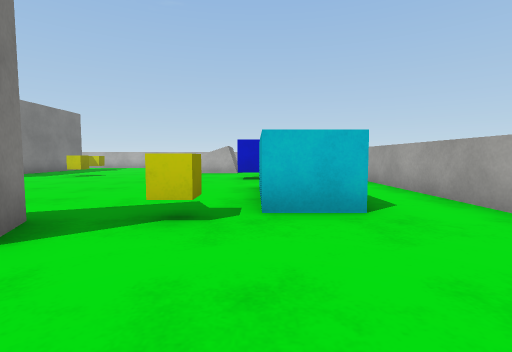
View 1 (above)

18 first-person views from a walk through a scene from a Unity 3-D project. The camera is 0.72 m above the floor, tilts 4° down and sees 85° across. The floor is counted in squares, 1 m on a side. Each view is taken from the middle of a square. On the plan, view 1 faces up. The plan holds only what a view shows up to about 10 squares ahead; the rest is blank. The player character is not drawn. Surface patterns are stand-ins for the level's own textures.

View 2
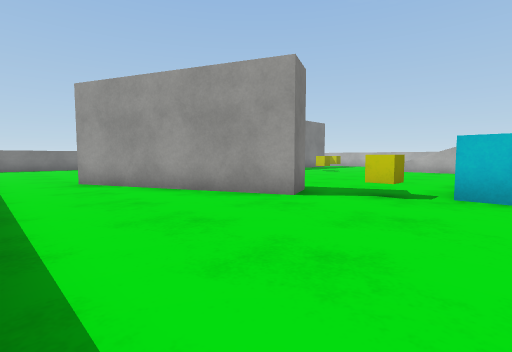

View 3
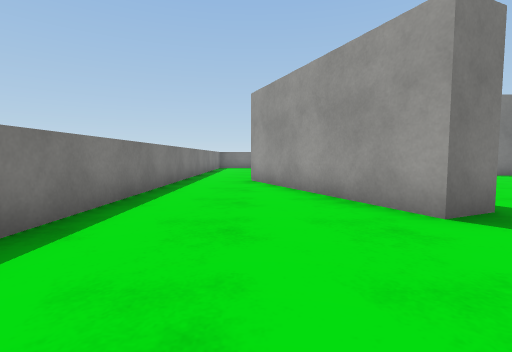

View 4
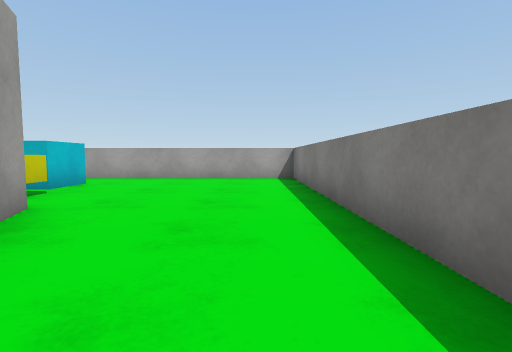

View 5
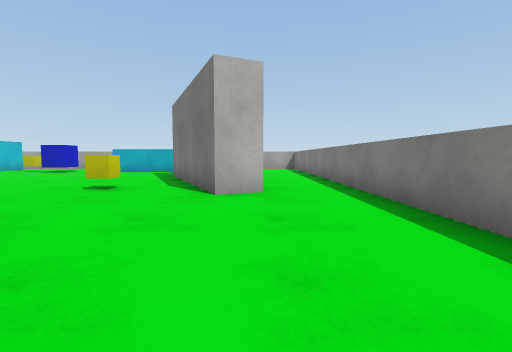

View 6
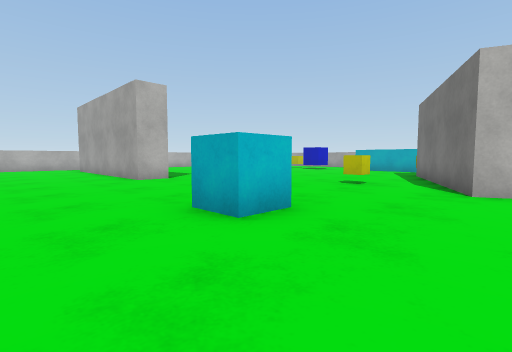

View 7
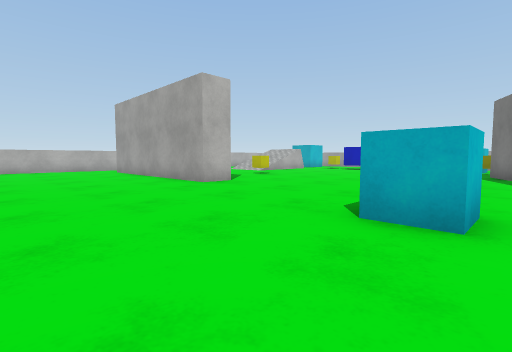

View 8
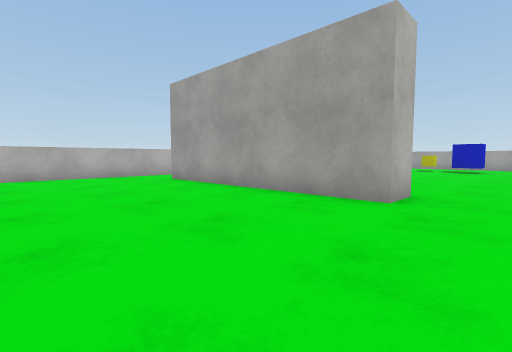

View 9
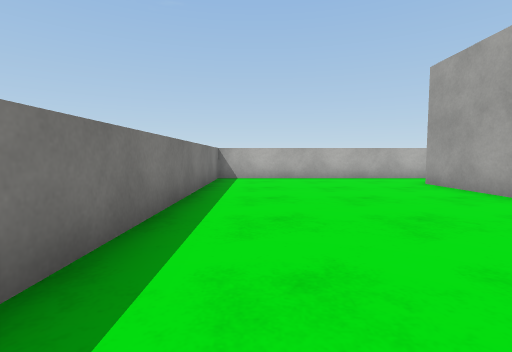

View 10
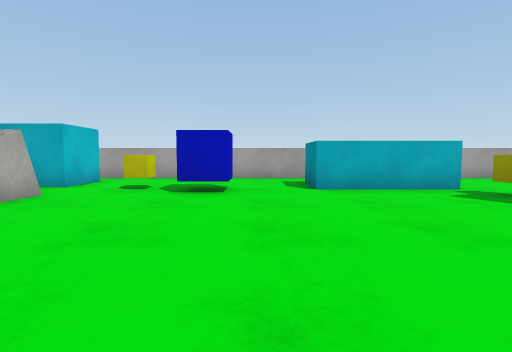

View 11
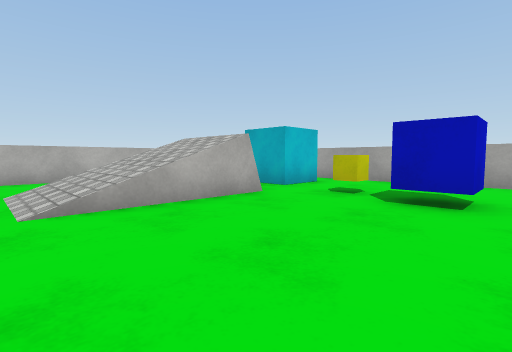

View 12
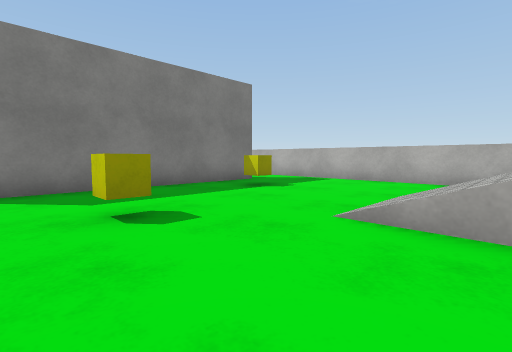

View 13
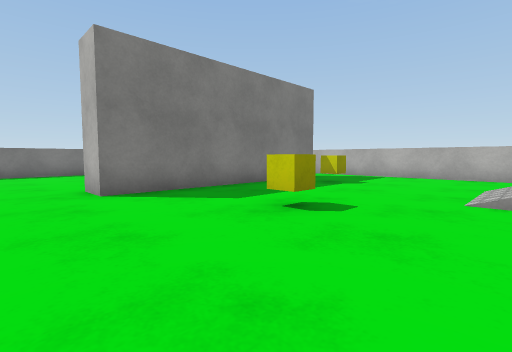

View 14
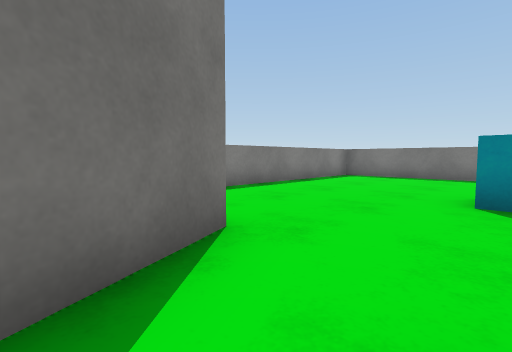

View 15
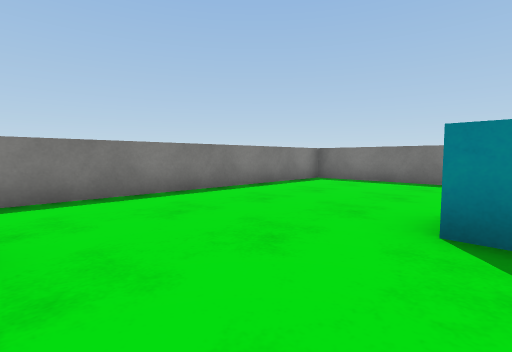

View 16
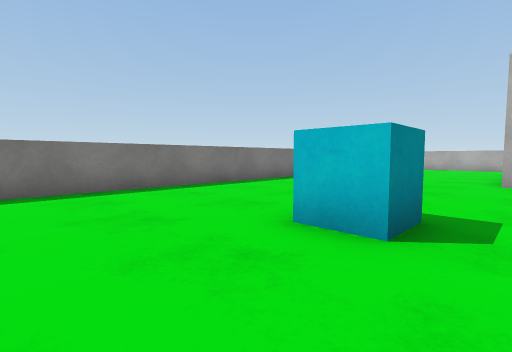

View 17
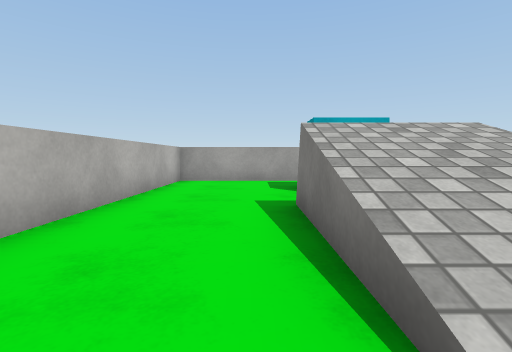

View 18
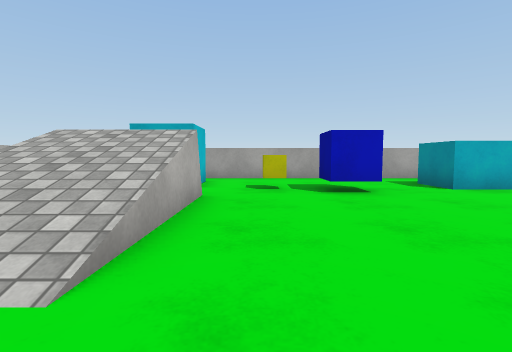

### Floor plan
Ten units are one square. View 1 is at (0, 0); x grows to the right and y downward. Boxes are objects, and circles mark ways between rooms. Rooms are numbered by the first view taken in them; rooms with no view inside come last. Other rooms are left out.
<svg viewBox="-167 -177 205 204">
<path fill="none" stroke="#000" d="M-22 -22 -74 1M15 -35 1 -35M-64 22 33 22 33 -35M-95 -154 -95 -85 -105 -85 -105 -154M-74 1 -78 -8 -26 -31 -22 -22M-9 -120 -45 -120M1 -35 1 -67 15 -67M33 -35 33 -172 -162 -172 -162 22 -64 22"/>
<rect x="-15" y="-35" width="10" height="10" fill="#bbb"><title>yellow cube</title></rect>
<rect x="-125" y="-35" width="20" height="10" fill="#bbb"><title>cyan cube</title></rect>
<rect x="-85" y="-145" width="10" height="10" fill="#bbb"><title>yellow cube</title></rect>
<rect x="-75" y="-35" width="10" height="10" fill="#bbb"><title>yellow cube</title></rect>
<rect x="-75" y="-105" width="10" height="10" fill="#bbb"><title>yellow cube</title></rect>
<rect x="-5" y="-95" width="10" height="10" fill="#bbb"><title>blue cube</title></rect>
<rect x="-5" y="-115" width="10" height="10" fill="#bbb"><title>yellow cube</title></rect>
<rect x="5" y="-145" width="20" height="20" fill="#bbb"><title>cyan cube</title></rect>
<circle cx="-3" cy="-37" r="3" fill="#2a7"/>
<circle cx="-70" cy="15" r="3" fill="#2a7"/>
<text x="-10" y="0">1</text>
<text x="-80" y="-80">2</text>
</svg>
Room 1 opens to room 2.

Where each view was taken, in squares from view 1:
view 1: 0 up, 0 right, facing up
view 2: 2 down, 1 right, facing up-left
view 3: 0 up, 1 right, facing left
view 4: 1 down, 6 left, facing right
view 5: 0 up, 13 left, facing right
view 6: 0 up, 14 left, facing up-right
view 7: 2 up, 15 left, facing up-right
view 8: 7 up, 15 left, facing up-right
view 9: 8 up, 15 left, facing up
view 10: 8 up, 6 left, facing right
view 11: 8 up, 5 left, facing up-right
view 12: 9 up, 3 left, facing up-left
view 13: 7 up, 4 left, facing up-left
view 14: 3 up, 6 left, facing down-left
view 15: 3 up, 8 left, facing down-left
view 16: 0 up, 10 left, facing up-left
view 17: 15 up, 5 left, facing right
view 18: 11 up, 6 left, facing right
